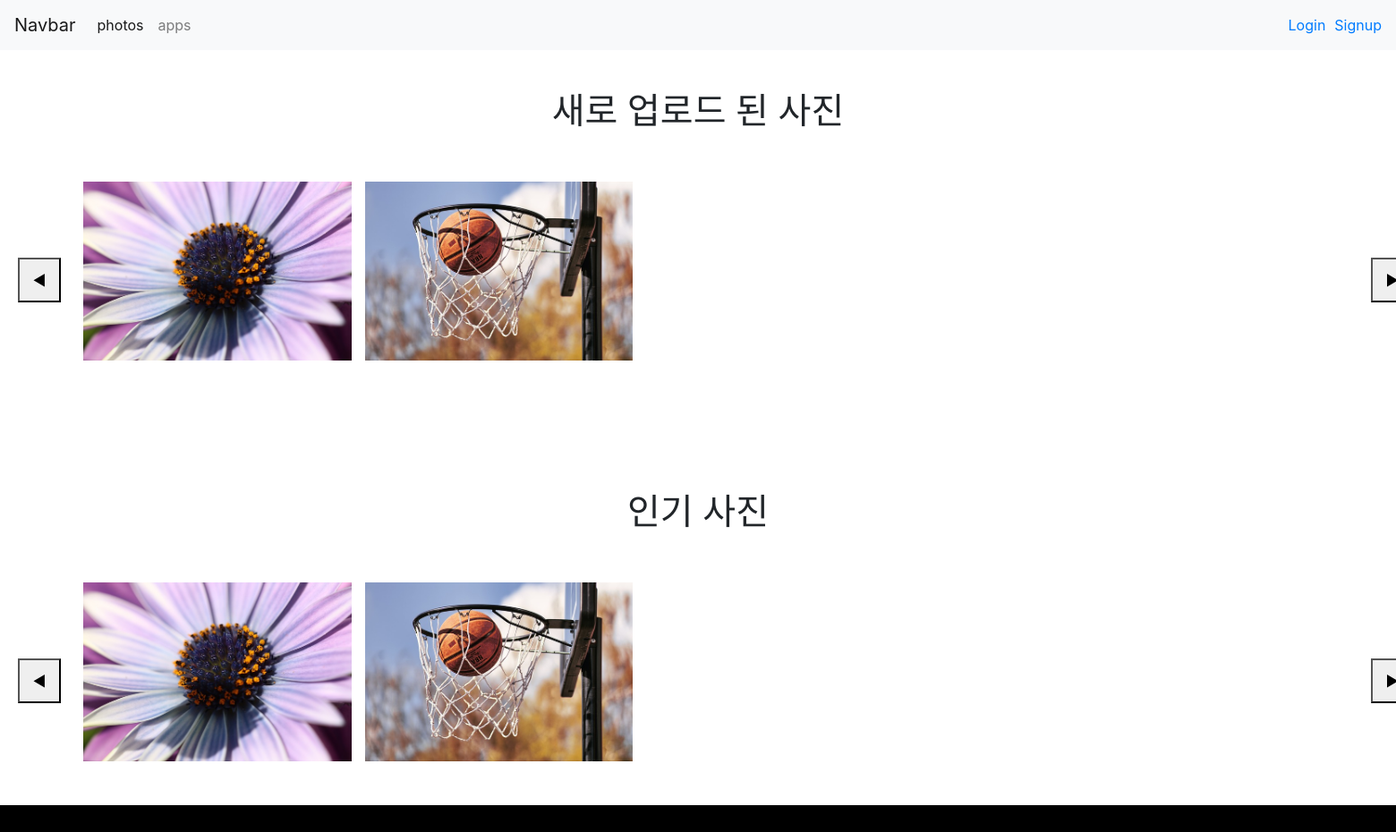
/photos/second_index, run on an earlier commit of the app's database.
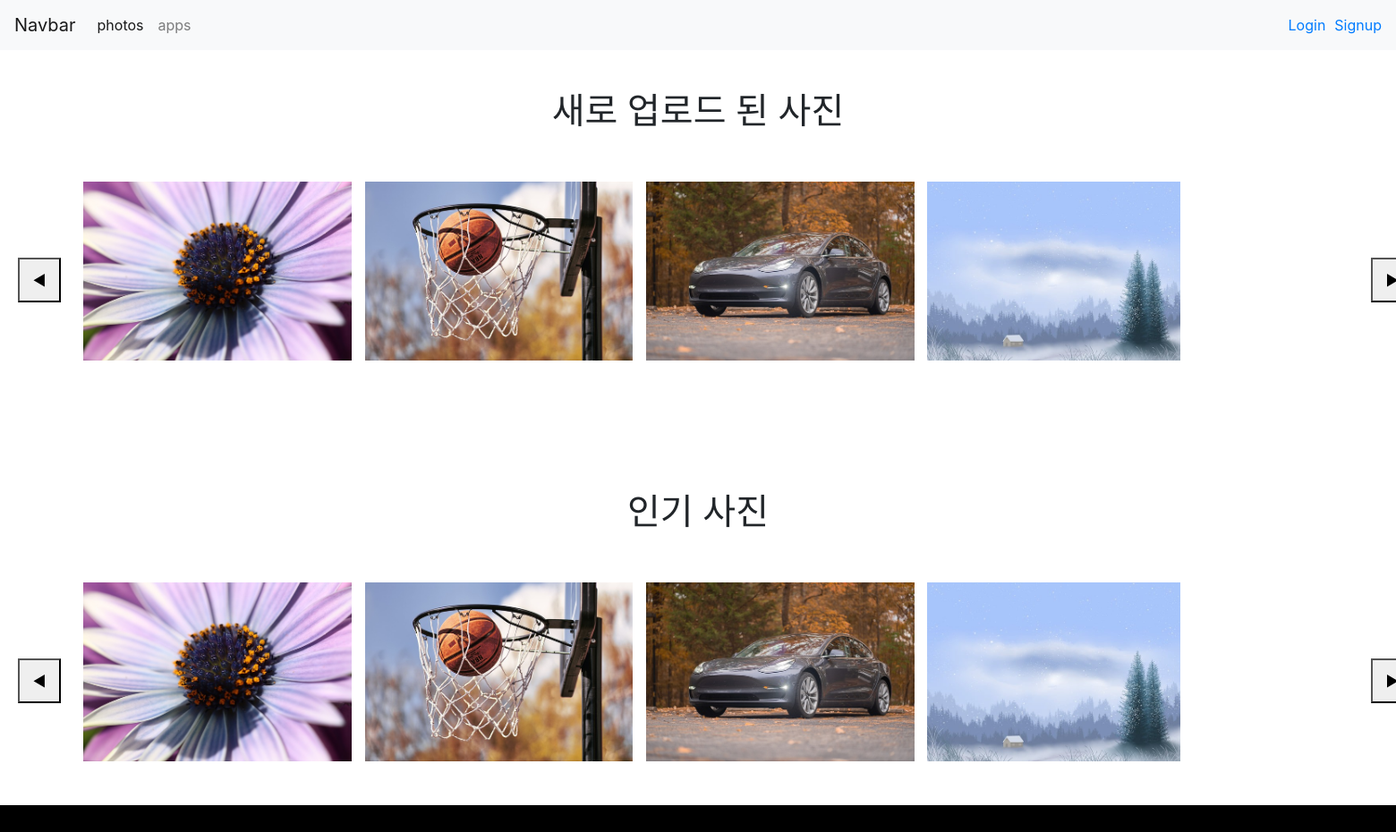
And on a later commit of the database.
### photos/models.py (models this page shows, shortened)
class photo(models.Model):
    title = models.TextField(max_length=40, null=True)
    imgfile = models.ImageField(null=True, upload_to="", blank=True)
    content = models.TextField()
    like_users = models.ManyToManyField(settings.AUTH_USER_MODEL, related_name='like_photos')
    created_at = models.DateTimeField(auto_now_add=True)
    updated_at = models.DateTimeField(auto_now=True)
    views = models.IntegerField(default=0)

### photos/views.py (the view)
# urls.py: path('second_index', views.second_index,name="second_index"),
def second_index(request):
    images = photo.objects.all()
    context = {
            'A': 'A',
            'images' : images
    }
    return render(request, 'photos/display_image.html', context)

### accounts/models.py (called while the page is built)
    def __del__(self):
        user_dir_path = "./media/userfiles/"+self.username+"/"
        print(user_dir_path)
        if os.path.exists(user_dir_path):
            print('exist')
            os.remove(user_dir_path)
            os.rmdir(user_dir_path)
        else :
            print('없음')

### templates/photos/display_image.html (shortened to what this page needs)
{% extends 'base.html' %}
{% block content %}
<h1 style="margin-top:100px;">새로 업로드 된 사진</h1>
<div style="display: flex; width: 1600px; margin: 0 auto; margin-top: 20px;">
    <button onclick="RightNew()" style="height: 50px; width: 50px; margin: 20px; margin-top: 120px;" >◀</button>
    <div id="new-image-display" style="height: 250px; width: 1500px; margin-top: 30px;  overflow: auto;  white-space: nowrap; margin-left: auto; margin-right: auto;" >
        {% for i in images %}
        <img src="{{ i.imgfile.url }}" alt="" style="height: 200px; margin: 5px">
        {% endfor %}
    </div>
    <button onclick="LeftNew()" style="height: 50px; width: 50px; margin: 20px; margin-top: 120px;" >▶</button>
</div>
<h1 style="margin-top:100px;">인기 사진</h1>
<div style="display: flex; width: 1600px; margin: 0 auto; margin-top: 20px;">
    <button onclick="RightHot()" style="height: 50px; width: 50px; margin: 20px; margin-top: 120px;" >◀</button>
    <div id="hot-image-display" style="height: 250px; width: 1500px; margin-top: 30px;  overflow: auto;  white-space: nowrap; margin-left: auto; margin-right: auto;" >
        {% for i in images %}
        <img src="{{ i.imgfile.url }}" alt="" style="height: 200px; margin: 5px">
        {% endfor %}
    </div>
    <button onclick="LeftHot()" style="height: 50px; width: 50px; margin: 20px; margin-top: 120px;" >▶</button>
</div>
{% endblock %}

What changed in the data, as far as the page shows it:
added photo: imgfile (picture)
added photo: imgfile (picture)
